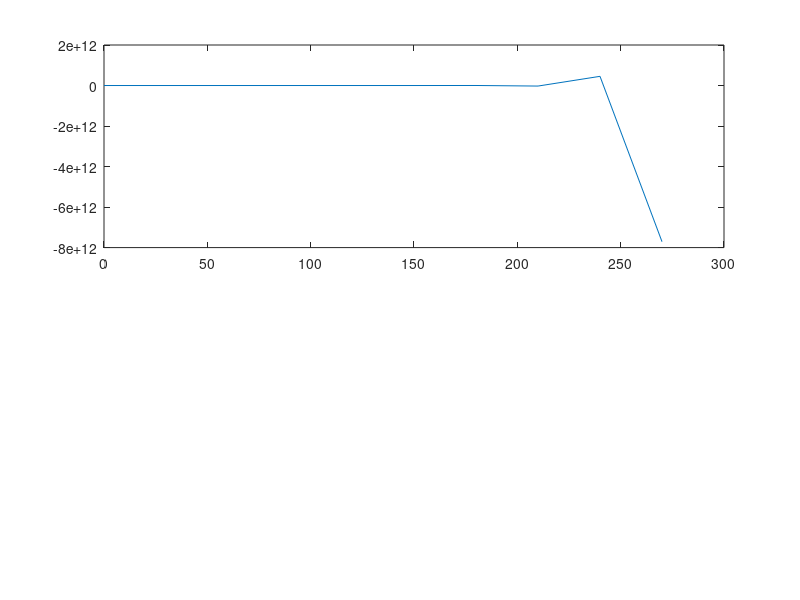

MATLAB code for this plot: (Note: this script raises an error after producing the figure.)
% Example: Euler's method for dTc/dt = -r *(Tc - Ts)
%
clear all

K = 1;
s = 20;
Tc0 = 84;
firsterr = zeros(7,1);
lasterr  = zeros(7,1);
hlogs    = zeros(7,1);
subplot(2,1,1);

for nruns = 1:7
%********************************************************
%
if(nruns == 1)dt = 30.0;end
if(nruns == 2)dt = 15.0;end
if(nruns == 3)dt = 10.0;end
if(nruns == 4)dt = 5.0;end
if(nruns == 5)dt = 1.0;end
if(nruns == 6)dt = 0.5;end
if(nruns == 7)dt = 0.25;end
% r = 0.025;
% r = 0.25;
% r = 0.3;
r = 0.6;
Ts = 19.0;
npoints = int64(300.0/dt);

Tc = zeros(npoints,1); % this initializes the vector y to being all zeros
t = zeros(npoints,1);
Texact = zeros(npoints,1);

Tc(1) = Tc0; % the initial condition
t(1) = 0.0;
Texact(1) = Tc0; % initial condition is exact

for step=1:npoints-1 % loop over the timesteps
	Tc(step+1) = Tc(step) - dt*r*(Tc(step)-Ts);
	t(step+1) = t(step) + dt;
% as we know the exact solution lets calculate that too
 
% 	Texact(step+1) = Tsexact(t(step+1),Tc0,r,Ts)
    %NOTE YOU HAVE TO WRITE THE  Tsexact function that delivers the exact solution to the problem
end

%olorstring='rbcmjyk';
%lot(t,Tc,'Color',colorstring(nruns))
plot(t,Tc);
%old on
s1 = F(t, Tc)

s2 = F(t+dt/2, Tc+dt/2*s1)
s3 = F(t+3*dt/4, Tc+3*dt/4*s2)
tnew = t + dt
ynew = Tc + dt*(2*s1 + 3*s2 + 4*s3)/9
s4 = F(tnew, ynew);
error = dt*(-5*s1 + 6*s2 + 8*s3 - 9*s4)/72
hold all

%*************************************************************************************

   plot(t,ynew); %plots the exact solution (default plot is in blue, solid line)

  legend('dt=30','dt=15','dt=10','dt=5','dt=1','dt=0.5','dt=0.25','Exact')
  xlabel('Time ') % x-axis label
  ylabel('Temperature Ts ') % y-axis label

  
  
  
firsterr(nruns) = abs(ynew(2) - Tc(2))
lasterr(nruns)  = abs(ynew(npoints) - Tc(npoints))
hlogs(nruns)    = dt;
end

Ratefirst = (log(firsterr(1))-log(firsterr(6)))/(log(hlogs(1))-log(hlogs(6)));

Ratelast  = (log(lasterr(1))-log(lasterr(6)))/(log(hlogs(1))-log(hlogs(6)));

fprintf(' first rate %f6.3  last rate %f6.3',Ratefirst,Ratelast)

subplot(2,1,2)
loglog(hlogs,firsterr,hlogs,lasterr)
xlabel('log(dt)')
ylabel('log(error)')
legend('first step','end of integration')


